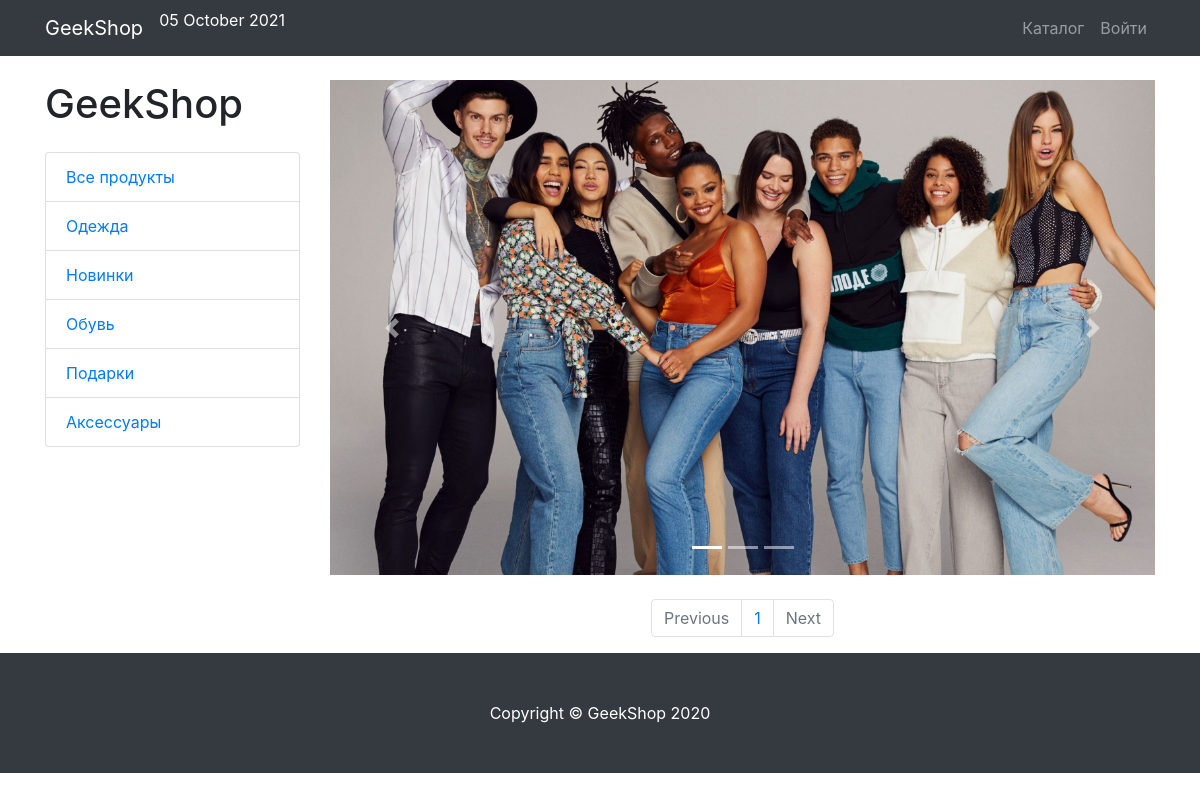
Page /products/category/2 on the earlier database version.
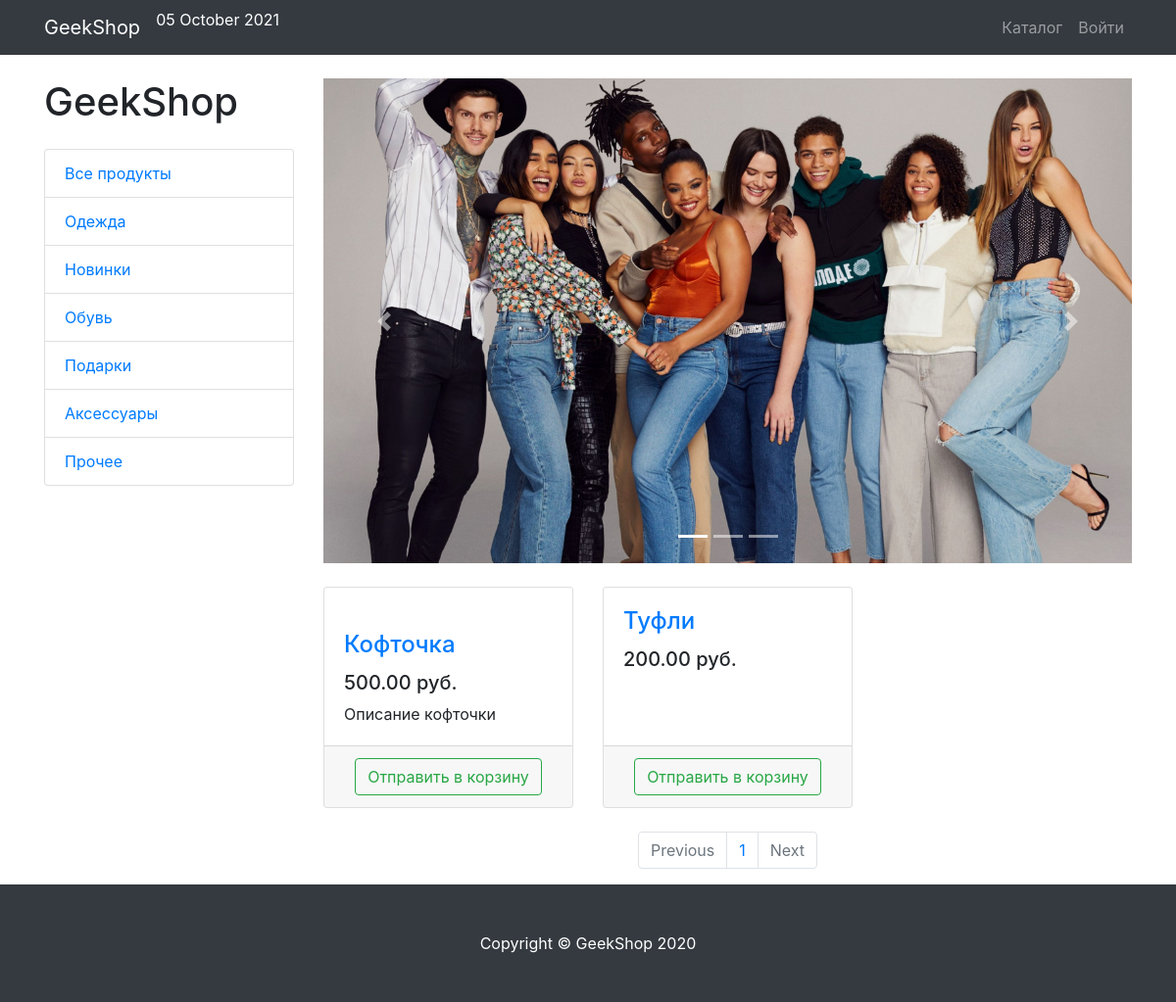
Same page on the later database version.
### products/models.py (models this page shows, shortened)
class ProductCategory(models.Model):
	name = models.CharField(max_length=65, unique=True)
	description = models.TextField(blank=True)

class Product(models.Model):
	name = models.CharField(max_length=65, unique=True)
	image = models.ImageField(upload_to="products_images", blank=True)
	description = models.TextField(blank=True)
	price = models.DecimalField(max_digits=8, decimal_places=2)
	quantity = models.PositiveIntegerField(default=0)
	category = models.ForeignKey(ProductCategory, on_delete=models.CASCADE)

### products/views.py (the view)
# urls.py: path("products/", include("products.urls", namespace="products")),
def products(request, id=None, page=1):
	content = {"date": datetime.datetime.now().strftime("%d %B %Y")}
	products = Product.objects.filter(category=id) if id is not None else Product.objects.all()
	paginator = Paginator(products, per_page=3)
	try:
		products_paginator = paginator.page(page)
	except PageNotAnInteger:
		products_paginator = paginator.page(1)
	except EmptyPage:
		products_paginator = paginator.page(paginator.num_pages)
	content["goods"] = products_paginator
	content["categories"] = ProductCategory.objects.all()
	return render(request, "products.html", content)

### products/context_processors.py (called while the page is built)
def basket(request):
	basket_list = []
	if request.user.is_authenticated:
		basket_list = Basket.objects.filter(user=request.user)
	return {"baskets": basket_list}

### products/templates/products/products.html (shortened to what this page needs)
{% extends "base.html" %}
{% load static %}
{% block css %}
<link href="{% static 'css/products.css' %}" rel="stylesheet">
{% endblock %}
{% block content %}
<div class="container">
    <div class="row">
        <div class="col-lg-3">
            <h1 class="my-4">GeekShop</h1>
            <div class="list-group">
                 <a href="{% url 'products:index' %}" class="list-group-item">Все продукты</a>
                {% for category in categories %}
                <a href="{% url 'products:category' category.id %}" class="list-group-item">{{ category.name }}</a>
                {% endfor %}
            </div>
        </div>
        <div class="col-lg-9">
            <div id="carouselExampleIndicators" class="carousel slide my-4" data-ride="carousel">
                <ol class="carousel-indicators">
                    <li data-target="#carouselExampleIndicators" data-slide-to="0" class="active"></li>
                    <li data-target="#carouselExampleIndicators" data-slide-to="1"></li>
                    <li data-target="#carouselExampleIndicators" data-slide-to="2"></li>
                </ol>
                <div class="carousel-inner" role="listbox">
                    <div class="carousel-item active">
                        <img class="d-block img-fluid" src="{% static '/vendor/img/slides/slide-1.jpg' %}"
                             alt="First slide">
                    </div>
                </div>
                <a class="carousel-control-prev" href="#carouselExampleIndicators" role="button" data-slide="prev">
                    <span class="carousel-control-prev-icon" aria-hidden="true"></span>
                </a>
                <a class="carousel-control-next" href="#carouselExampleIndicators" role="button" data-slide="next">
                    <span class="carousel-control-next-icon" aria-hidden="true"></span>
                </a>
            </div>
            <div class="prerow_div_ajax">
                <div class="row">
                    {% for good in goods %}
                    <div class="col-lg-4 col-md-6 mb-4">
                        <div class="card h-100">
                            {% if good.image %}
                                <a href="#">
                                </a>
                            {% endif %}
                            <div class="card-body">
                                <h4 class="card-title">
                                    <a href="{% url 'products:detail_product' good.pk %}">{{ good.name }}</a>
                                </h4>
                                <h5>{{ good.price }} руб.</h5>
                                <p class="card-text">{{ good.description }}</p>
                            </div>
                            <div class="card-footer text-center">
                                <a href="#" type="button" class="btn btn-outline-success" good_id="{{ good.id }}">Отправить в корзину</a>
                            </div>
                        </div>
                    </div>
                    {% endfor %}
                </div>
            </div>
            <nav aria-label="Page navigation example">
                <ul class="pagination justify-content-center">
                    <li class="page-item {% if not goods.has_previous %} disabled {% endif %}">
                        <a class="page-link" href="
                        {% if goods.has_previous %}
                            {% url 'products:page' goods.previous_page_number %}
                        {% else %} # {% endif %}" tabindex="-1" aria-disabled="true">Previous</a>
                    </li>
                    {% for page in goods.paginator.page_range %}
                    <li class="page-item"><a class="page-link" href="{% url 'products:page' page %}">{{ page }}</a></li>
                    {% endfor %}
                    <li class="page-item {% if not goods.has_next %} disabled {% endif %}">
                        <a class="page-link" href="
                        {% if goods.has_next %}
                            {% url 'products:page' goods.next_page_number %}
                        {% else %} # {% endif %}">Next</a>
                    </li>
                </ul>
            </nav>
        </div>
    </div>
</div>
{% endblock %}
{% block footer %}
<footer class="py-5 bg-dark">
    <div class="container">
        <p class="m-0 text-center text-white">Copyright &copy; GeekShop 2020</p>
    </div>
</footer>
{% endblock %}

### products/templates/products/base.html (shortened to what this page needs)
{% load static %}
<!DOCTYPE html>
<html lang="en">
<head>
    <link href= "{% static '/vendor/bootstrap/css/bootstrap.min.css'%}" rel="stylesheet">
    {% block css %}{% endblock %}
</head>
<body>
<nav class="navbar navbar-expand-lg navbar-dark bg-dark fixed-top">
    <div class="container">
        <a class="navbar-brand" href="{% url 'index' %}">GeekShop</a>
        <p style="color: white;">{{ date }}</p>
        <div class="collapse navbar-collapse" id="navbarResponsive">
            <ul class="navbar-nav ml-auto">
                <li class="nav-item">
                    <a class="nav-link" href="{% url 'products:index' %}">Каталог  </a>
                </li>
                {% if not user.is_authenticated %}
                    <li class="nav-item">
                        <a class="nav-link" href="{% url 'users:login' %}">Войти </a>
                    </li>
                {% endif %}
            </ul>
        </div>
    </div>
</nav>
{% block content %}
{% endblock %}
{% block footer %}
{% endblock %}
</body>
</html>

### static/css/products.css (style rules this page uses)
body { padding-top: 56px; }

Differences in the rows shown:
added ProductCategory: name "Прочее"
added Product: name "Кофточка", price "500.00", description "Описание кофточки"
added Product: name "Туфли", price "200.00"
